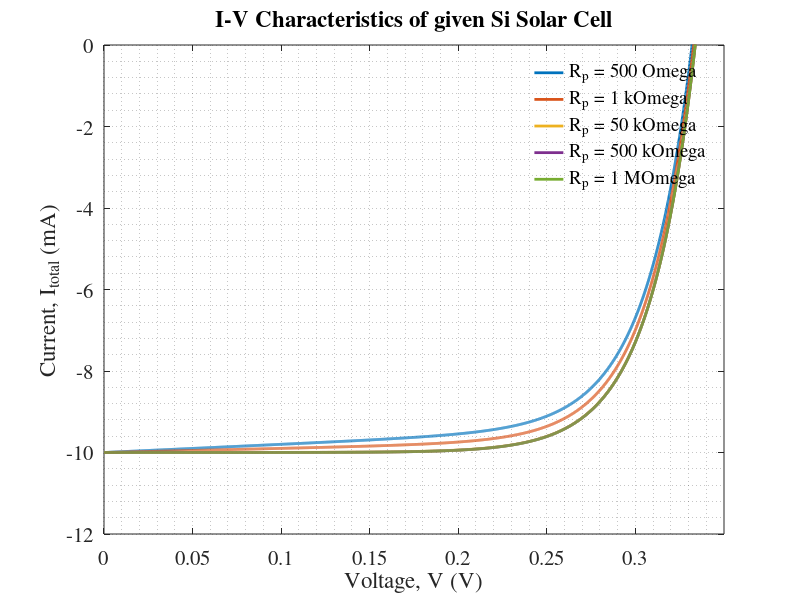
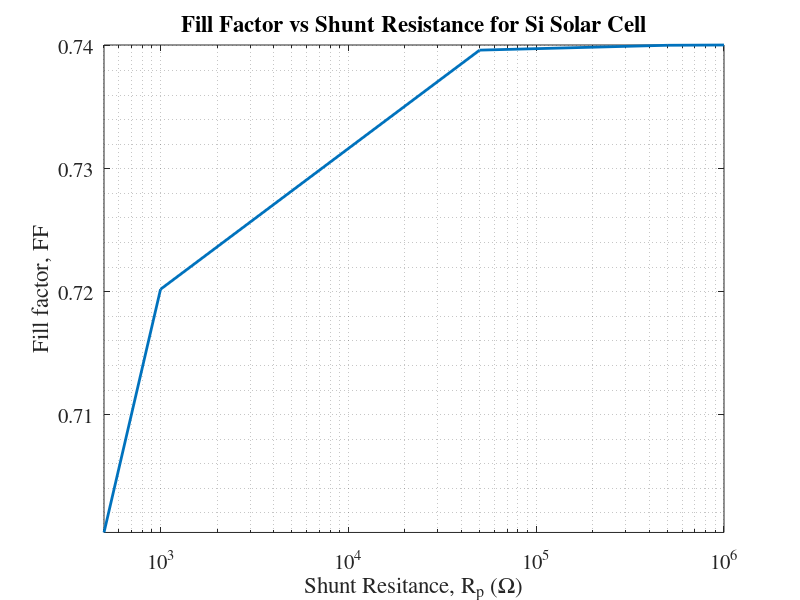

These charts were generated, in order, by the following MATLAB code:
clc;
close all;
clear all;
set(0, 'DefaultAxesFontName', 'Times');
set(0, 'DefaultAxesFontSize', 15);

%% Constants

e   = 1.6e-19;
T   = 300;                  % K
Io  = 25e-9;                % A
kb  = 1.38e-23;
kbT = kb*T;                 % J
K   = 10e-3/500;
Irr = 500;                  % W/m^2
n   = 1;
V   = 0:0.0001:0.35;         % voltage
area= 1e-2*1e-2;            % 1cm X 1cm
Iph = K*Irr;

%%

Rs = 0;
% Rp = inf;
% Rp = logspace(2,6,100);
Rp = [500, 1e3, 5e4, 5e5, 1e6];

V_oc = zeros(1,length(Rp));
V_m = zeros(1,length(Rp));
I_m = zeros(1,length(Rp));
I_sc = zeros(1,length(Rp));
P_max = zeros(1,length(Rp));
FF = zeros(1,length(Rp));
I_total = zeros(length(Rp),length(V));
P_total = zeros(length(Rp),length(V));

for i = 1:length(Rp)

    % minus current
    I = - Iph + Io*(exp(e*V/(n*kb*T))-1) + (V/Rp(i));

    V_oc(i) = V(find(I>=0,1,'first'));
    I_sc(i) = I(find(V<=0,1,'last'));


    I_total(i,:) = I;


    P_total(i,:) = (-I_total(i,:)).*V;
    P_max(i) = max(P_total(i,:));

    I_m(i)  = I_total(P_total(i,:)==P_max(1,i));
    V_m(i)  = V(P_total(i,:)==P_max(1,i));

    % % I_m*V_m
    FF(i)   = abs(P_max(1,i)/I_sc(1,i)/V_oc(1,i));

    plot(V,I_total(i,:)*1e3,'linewidth',2);
    hold on;
end

xlabel('Voltage, V (V)')
ylabel('Current, I_{total} (mA)')
axis tight
grid minor;
title("I-V Characteristics of given Si Solar Cell");
ylim([-12,0]);
xlim([0,0.35]);

legend("R_p = 500 \Omega","R_p = 1 k\Omega", "R_p = 50 k\Omega", "R_p = 500 k\Omega", "R_p = 1 M\Omega");
legend('Location', 'best');
legend box off;
saveas(gcf, 'C:\SPB_Data\EEE460_Jan2024_byakc\EXP5_BYAKC\reportprepare\task5_IVCharacteristics_Varying_Rp_SiSolarCell.png');
%% P-V

% i = 1;
% plot(V,P_total(i,:)/1e-3, 'linewidth',2);
% ylim([0, max(P_total(i,:)/1e-3)]);
% xlabel('Voltage, V (V)');
% ylabel('Power, P (mW)');
%
%
% grid minor;
% title("P-V curve for Si Solar Cell");

%%


figure(2)
semilogx(Rp,FF,'linewidth',2)
% semilogx(Rp,I_sc,'linewidth',2)
% semilogx(Rp,V_oc,'linewidth',2)
% semilogx(Rp,P_max,'linewidth',2)

xlabel('Shunt Resitance, R_p (\Omega)')
ylabel('Fill factor, FF')
axis tight
grid minor;
title("Fill Factor vs Shunt Resistance for Si Solar Cell");
saveas(gcf, 'C:\SPB_Data\EEE460_Jan2024_byakc\EXP5_BYAKC\reportprepare\task5_FillFactorvsRp_SiSolarCell.png');




